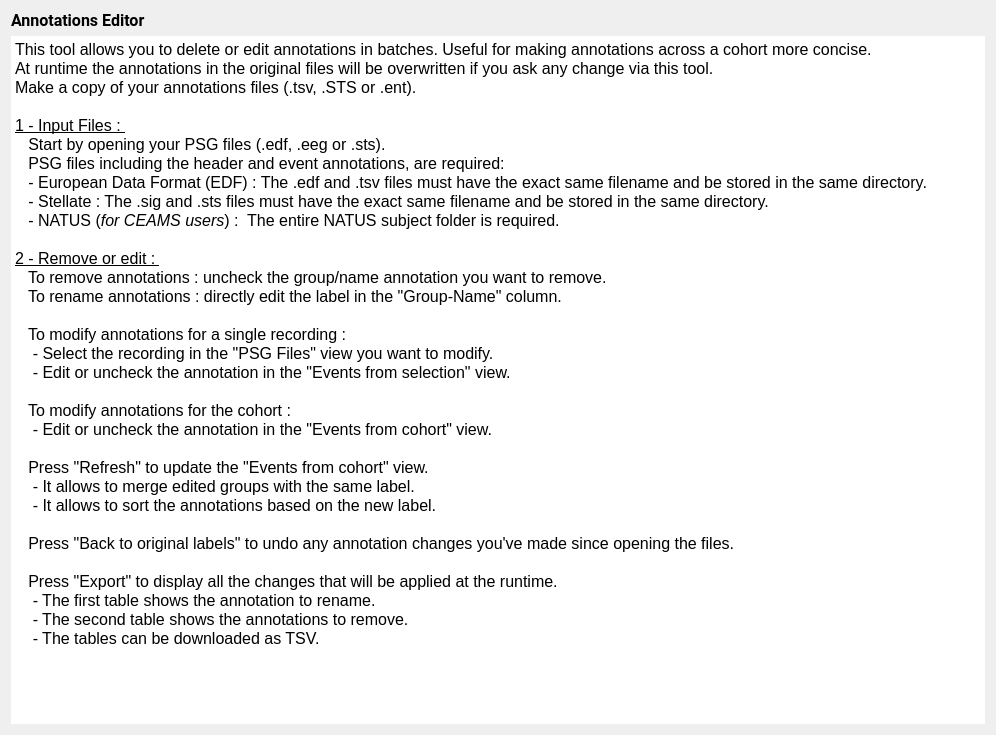
<?xml version="1.0" encoding="UTF-8"?>
<ui version="4.0">
 <class>AnnotIntroStep</class>
 <widget class="QWidget" name="AnnotIntroStep">
  <property name="geometry">
   <rect>
    <x>0</x>
    <y>0</y>
    <width>996</width>
    <height>735</height>
   </rect>
  </property>
  <property name="windowTitle">
   <string/>
  </property>
  <property name="styleSheet">
   <string notr="true">font: 12pt &quot;Roboto&quot;;</string>
  </property>
  <layout class="QHBoxLayout" name="horizontalLayout">
   <item>
    <layout class="QVBoxLayout" name="verticalLayout">
     <item>
      <widget class="QLabel" name="label">
       <property name="font">
        <font>
         <family>Roboto</family>
         <pointsize>12</pointsize>
         <italic>false</italic>
         <bold>false</bold>
        </font>
       </property>
       <property name="text">
        <string>&lt;html&gt;&lt;head/&gt;&lt;body&gt;&lt;p&gt;&lt;span style=&quot; font-weight:600;&quot;&gt;Annotations Editor&lt;/span&gt;&lt;/p&gt;&lt;/body&gt;&lt;/html&gt;</string>
       </property>
      </widget>
     </item>
     <item>
      <widget class="QTextEdit" name="textEdit">
       <property name="frameShape">
        <enum>QFrame::Shape::NoFrame</enum>
       </property>
       <property name="frameShadow">
        <enum>QFrame::Shadow::Plain</enum>
       </property>
       <property name="readOnly">
        <bool>true</bool>
       </property>
       <property name="html">
        <string>&lt;!DOCTYPE HTML PUBLIC &quot;-//W3C//DTD HTML 4.0//EN&quot; &quot;http://www.w3.org/TR/REC-html40/strict.dtd&quot;&gt;
&lt;html&gt;&lt;head&gt;&lt;meta name=&quot;qrichtext&quot; content=&quot;1&quot; /&gt;&lt;meta charset=&quot;utf-8&quot; /&gt;&lt;style type=&quot;text/css&quot;&gt;
p, li { white-space: pre-wrap; }
hr { height: 1px; border-width: 0; }
li.unchecked::marker { content: &quot;\2610&quot;; }
li.checked::marker { content: &quot;\2612&quot;; }
&lt;/style&gt;&lt;/head&gt;&lt;body style=&quot; font-family:'Roboto'; font-size:12pt; font-weight:400; font-style:normal;&quot;&gt;
&lt;p style=&quot; margin-top:0px; margin-bottom:0px; margin-left:0px; margin-right:0px; -qt-block-indent:0; text-indent:0px;&quot;&gt;This tool allows you to delete or edit annotations in batches. Useful for making annotations across a cohort more concise. &lt;/p&gt;
&lt;p style=&quot; margin-top:0px; margin-bottom:0px; margin-left:0px; margin-right:0px; -qt-block-indent:0; text-indent:0px;&quot;&gt;At runtime the annotations in the original files will be overwritten if you ask any change via this tool.&lt;/p&gt;
&lt;p style=&quot; margin-top:0px; margin-bottom:0px; margin-left:0px; margin-right:0px; -qt-block-indent:0; text-indent:0px;&quot;&gt;Make a copy of your annotations files (.tsv, .STS or .ent).&lt;/p&gt;
&lt;p style=&quot;-qt-paragraph-type:empty; margin-top:0px; margin-bottom:0px; margin-left:0px; margin-right:0px; -qt-block-indent:0; text-indent:0px;&quot;&gt;&lt;br /&gt;&lt;/p&gt;
&lt;p style=&quot; margin-top:0px; margin-bottom:0px; margin-left:0px; margin-right:0px; -qt-block-indent:0; text-indent:0px;&quot;&gt;&lt;span style=&quot; text-decoration: underline;&quot;&gt;1 - Input Files : &lt;/span&gt;&lt;/p&gt;
&lt;p style=&quot; margin-top:0px; margin-bottom:0px; margin-left:0px; margin-right:0px; -qt-block-indent:0; text-indent:0px;&quot;&gt;   Start by opening your PSG files (.edf, .eeg or .sts). &lt;/p&gt;
&lt;p style=&quot; margin-top:0px; margin-bottom:0px; margin-left:0px; margin-right:0px; -qt-block-indent:0; text-indent:0px;&quot;&gt;&lt;span style=&quot; font-family:'Roboto-Regular';&quot;&gt;   PSG files including the header and event annotations, are required:&lt;/span&gt;&lt;/p&gt;
&lt;p style=&quot; margin-top:0px; margin-bottom:0px; margin-left:0px; margin-right:0px; -qt-block-indent:0; text-indent:0px;&quot;&gt;&lt;span style=&quot; font-family:'Roboto-Regular';&quot;&gt;   - European Data Format (EDF) : The .edf and .tsv files must have the exact same filename and be stored in the same directory.&lt;/span&gt;&lt;/p&gt;
&lt;p style=&quot; margin-top:0px; margin-bottom:0px; margin-left:0px; margin-right:0px; -qt-block-indent:0; text-indent:0px;&quot;&gt;&lt;span style=&quot; font-family:'Roboto-Regular';&quot;&gt;   - Stellate : The .sig and .sts files must have the exact same filename and be stored in the same directory.&lt;/span&gt;&lt;/p&gt;
&lt;p style=&quot; margin-top:0px; margin-bottom:0px; margin-left:0px; margin-right:0px; -qt-block-indent:0; text-indent:0px;&quot;&gt;&lt;span style=&quot; font-family:'Roboto-Regular';&quot;&gt;   - NATUS (&lt;/span&gt;&lt;span style=&quot; font-family:'Roboto-Regular'; font-style:italic;&quot;&gt;for CEAMS users&lt;/span&gt;&lt;span style=&quot; font-family:'Roboto-Regular';&quot;&gt;) : &lt;/span&gt;&lt;span style=&quot; font-family:'MS Shell Dlg 2';&quot;&gt; The entire NATUS subject folder is required.&lt;/span&gt;&lt;/p&gt;
&lt;p style=&quot;-qt-paragraph-type:empty; margin-top:0px; margin-bottom:0px; margin-left:0px; margin-right:0px; -qt-block-indent:0; text-indent:0px; font-family:'MS Shell Dlg 2';&quot;&gt;&lt;br /&gt;&lt;/p&gt;
&lt;p style=&quot; margin-top:0px; margin-bottom:0px; margin-left:0px; margin-right:0px; -qt-block-indent:0; text-indent:0px;&quot;&gt;&lt;span style=&quot; text-decoration: underline;&quot;&gt;2 - Remove or edit : &lt;/span&gt;&lt;/p&gt;
&lt;p style=&quot; margin-top:0px; margin-bottom:0px; margin-left:0px; margin-right:0px; -qt-block-indent:0; text-indent:0px;&quot;&gt;   To remove annotations : uncheck the group/name annotation you want to remove.&lt;/p&gt;
&lt;p style=&quot; margin-top:0px; margin-bottom:0px; margin-left:0px; margin-right:0px; -qt-block-indent:0; text-indent:0px;&quot;&gt;   To rename annotations : directly edit the label in the &amp;quot;Group-Name&amp;quot; column.&lt;/p&gt;
&lt;p style=&quot;-qt-paragraph-type:empty; margin-top:0px; margin-bottom:0px; margin-left:0px; margin-right:0px; -qt-block-indent:0; text-indent:0px;&quot;&gt;&lt;br /&gt;&lt;/p&gt;
&lt;p style=&quot; margin-top:0px; margin-bottom:0px; margin-left:0px; margin-right:0px; -qt-block-indent:0; text-indent:0px;&quot;&gt;   To modify annotations for a single recording :&lt;/p&gt;
&lt;p style=&quot; margin-top:0px; margin-bottom:0px; margin-left:0px; margin-right:0px; -qt-block-indent:0; text-indent:0px;&quot;&gt;    - Select the recording in the &amp;quot;PSG Files&amp;quot; view you want to modify.&lt;/p&gt;
&lt;p style=&quot; margin-top:0px; margin-bottom:0px; margin-left:0px; margin-right:0px; -qt-block-indent:0; text-indent:0px;&quot;&gt;    - Edit or uncheck the annotation in the &amp;quot;Events from selection&amp;quot; view.&lt;/p&gt;
&lt;p style=&quot;-qt-paragraph-type:empty; margin-top:0px; margin-bottom:0px; margin-left:0px; margin-right:0px; -qt-block-indent:0; text-indent:0px;&quot;&gt;&lt;br /&gt;&lt;/p&gt;
&lt;p style=&quot; margin-top:0px; margin-bottom:0px; margin-left:0px; margin-right:0px; -qt-block-indent:0; text-indent:0px;&quot;&gt;   To modify annotations for the cohort :&lt;/p&gt;
&lt;p style=&quot; margin-top:0px; margin-bottom:0px; margin-left:0px; margin-right:0px; -qt-block-indent:0; text-indent:0px;&quot;&gt;    - Edit or uncheck the annotation in the &amp;quot;Events from cohort&amp;quot; view.&lt;/p&gt;
&lt;p style=&quot;-qt-paragraph-type:empty; margin-top:0px; margin-bottom:0px; margin-left:0px; margin-right:0px; -qt-block-indent:0; text-indent:0px;&quot;&gt;&lt;br /&gt;&lt;/p&gt;
&lt;p style=&quot; margin-top:0px; margin-bottom:0px; margin-left:0px; margin-right:0px; -qt-block-indent:0; text-indent:0px;&quot;&gt;   Press &amp;quot;Refresh&amp;quot; to update the &amp;quot;Events from cohort&amp;quot; view.&lt;/p&gt;
&lt;p style=&quot; margin-top:0px; margin-bottom:0px; margin-left:0px; margin-right:0px; -qt-block-indent:0; text-indent:0px;&quot;&gt;    - It allows to merge edited groups with the same label.&lt;/p&gt;
&lt;p style=&quot; margin-top:0px; margin-bottom:0px; margin-left:0px; margin-right:0px; -qt-block-indent:0; text-indent:0px;&quot;&gt;    - It allows to sort the annotations based on the new label.&lt;/p&gt;
&lt;p style=&quot;-qt-paragraph-type:empty; margin-top:0px; margin-bottom:0px; margin-left:0px; margin-right:0px; -qt-block-indent:0; text-indent:0px;&quot;&gt;&lt;br /&gt;&lt;/p&gt;
&lt;p style=&quot; margin-top:0px; margin-bottom:0px; margin-left:0px; margin-right:0px; -qt-block-indent:0; text-indent:0px;&quot;&gt;   Press &amp;quot;Back to original labels&amp;quot; to undo any annotation changes you've made since opening the files.&lt;/p&gt;
&lt;p style=&quot;-qt-paragraph-type:empty; margin-top:0px; margin-bottom:0px; margin-left:0px; margin-right:0px; -qt-block-indent:0; text-indent:0px;&quot;&gt;&lt;br /&gt;&lt;/p&gt;
&lt;p style=&quot; margin-top:0px; margin-bottom:0px; margin-left:0px; margin-right:0px; -qt-block-indent:0; text-indent:0px;&quot;&gt;   Press &amp;quot;Export&amp;quot; to display all the changes that will be applied at the runtime.&lt;/p&gt;
&lt;p style=&quot; margin-top:0px; margin-bottom:0px; margin-left:0px; margin-right:0px; -qt-block-indent:0; text-indent:0px;&quot;&gt;    - The first table shows the annotation to rename.&lt;/p&gt;
&lt;p style=&quot; margin-top:0px; margin-bottom:0px; margin-left:0px; margin-right:0px; -qt-block-indent:0; text-indent:0px;&quot;&gt;    - The second table shows the annotations to remove.&lt;/p&gt;
&lt;p style=&quot; margin-top:0px; margin-bottom:0px; margin-left:0px; margin-right:0px; -qt-block-indent:0; text-indent:0px;&quot;&gt;    - The tables can be downloaded as TSV.&lt;/p&gt;&lt;/body&gt;&lt;/html&gt;</string>
       </property>
      </widget>
     </item>
    </layout>
   </item>
  </layout>
 </widget>
 <resources>
  <include location="../../../../../snooz-toolbox/src/main/python/ui/themes/themes.qrc"/>
 </resources>
 <connections/>
</ui>
